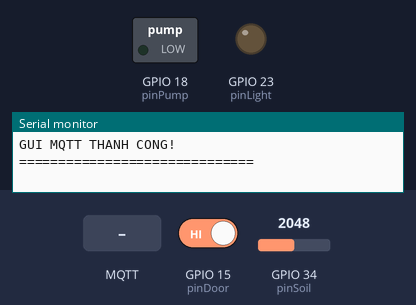
A sketch run on a simulated ESP32. Parts: switched loads named in the sketch (green lamp = pin HIGH), output pins drawn as LEDs (lit = HIGH), the last lines printed to the serial monitor. The test bench sets the inputs (shaded band); at power-on: GPIO 34 (pinSoil) = 2048, GPIO 15 (pinDoor) HIGH (analog values on the 0–4095 scale). WiFi joins after 1.5 s; servers stay silent unless stated; random numbers use the default seed unless the sketch sets one; no MQTT or app messages arrive unless stated.

Above: at 2.7 s.
2.8 s: GPIO 34 (pinSoil) set to 1561
4.3 s: GPIO 34 (pinSoil) set to 1459
At 5.3 s:
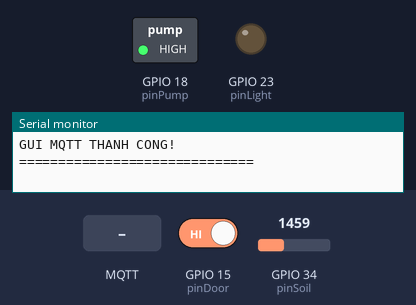
5.8 s: MQTT message "LIGHT_ON" arrives on the first subscribed topic
At 6.1 s:
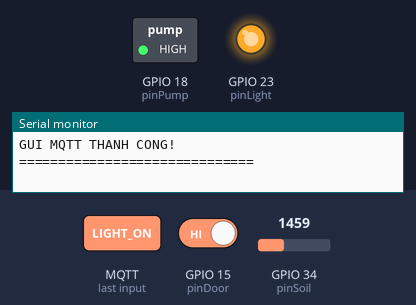
7.3 s: GPIO 34 (pinSoil) set to 2153
8.8 s: GPIO 34 (pinSoil) set to 2249
At 9.5 s:
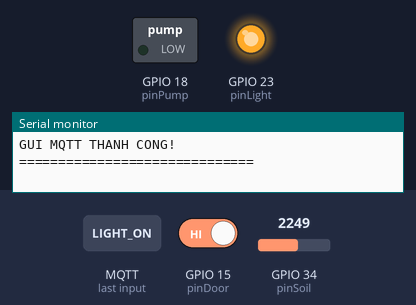
Timing chart, 0 to 11.8 s (numbered marks = the images above; inputs shaded):
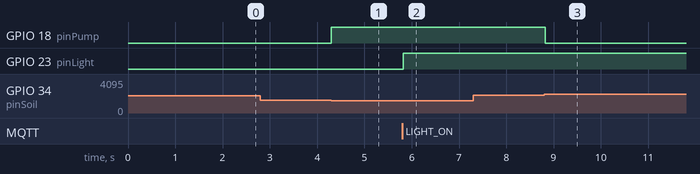

The sketch:

sketch.ino
```cpp
#include <WiFi.h>
#include <WiFiClientSecure.h>
#include <PubSubClient.h>

// =============== WIFI ===============
const char* ssid = "Wokwi-GUEST";
const char* password = "";

// =============== MQTT ===============
const char* mqtt_server = "q283121a.ala.asia-southeast1.emqxsl.com";
const int mqtt_port = 8883;

const char* mqtt_username = "admin";
const char* mqtt_password = "123";

// =============== TOPIC ===============
const char* topic_data = "test/data";
const char* topic_command = "test/command";

// =============== CHÂN ESP32 ===============
const int pinLight = 23;
const int pinDoor = 15;
const int pinSoil = 34;
const int pinPump = 18;

// =============== MQTT CLIENT ===============
WiFiClientSecure espClient;
PubSubClient client(espClient);

// =============== TRẠNG THÁI ===============
bool lightState = false;
bool pumpOn = false;

int lastDoorState = HIGH;

const int SOIL_DRY = 1500;
const int SOIL_WET = 2200;

unsigned long lastPublish = 0;
const unsigned long publishInterval = 2000;

// =============== GỬI DỮ LIỆU ===============
void publishData() {

  if (!client.connected()) {
    Serial.println("MQTT chua ket noi, khong gui duoc!");
    return;
  }

  int soil = analogRead(pinSoil);
  int doorState = digitalRead(pinDoor);

  const char* door = (doorState == LOW) ? "CLOSED" : "OPEN";

  char payload[200];

  snprintf(payload, sizeof(payload),
    "{\"light\":\"%s\",\"door\":\"%s\",\"soil\":%d,\"pump\":\"%s\"}",
    lightState ? "ON" : "OFF",
    door,
    soil,
    pumpOn ? "ON" : "OFF"
  );

  Serial.println("\n========== GUI MQTT ==========");
  Serial.print("Topic: ");
  Serial.println(topic_data);

  Serial.print("Payload: ");
  Serial.println(payload);

  bool result = client.publish(topic_data, payload, true);

  if (result) {
    Serial.println("GUI MQTT THANH CONG!");
  } else {
    Serial.println("GUI MQTT THAT BAI!");
  }

  Serial.println("==============================");
}

// =============== NHẬN LỆNH ===============
void callback(char* topic, byte* payload, unsigned int length) {

  String msg = "";

  for (unsigned int i = 0; i < length; i++) {
    msg += (char)payload[i];
  }

  Serial.println("\n===== NHAN LENH MQTT =====");
  Serial.print("Topic: ");
  Serial.println(topic);
  Serial.print("Lenh: ");
  Serial.println(msg);

  if (String(topic) != topic_command) return;

  if (msg == "LIGHT_ON" || msg == "ON") {
    lightState = true;
    digitalWrite(pinLight, HIGH);
  }
  else if (msg == "LIGHT_OFF" || msg == "OFF") {
    lightState = false;
    digitalWrite(pinLight, LOW);
  }
  else if (msg == "TOGGLE") {
    lightState = !lightState;
    digitalWrite(pinLight, lightState ? HIGH : LOW);
  }
  else if (msg == "PUMP_ON") {
    pumpOn = true;
    digitalWrite(pinPump, HIGH);
  }
  else if (msg == "PUMP_OFF") {
    pumpOn = false;
    digitalWrite(pinPump, LOW);
  }
  else {
    Serial.println("Lenh khong hop le!");
    return;
  }

  publishData();
}

// =============== KẾT NỐI MQTT ===============
void reconnect() {

  while (!client.connected()) {

    Serial.println("Dang ket noi MQTT...");

    String clientId = "ESP32-Home-";
    clientId += String(random(0xffff), HEX);

    if (client.connect(
      clientId.c_str(),
      mqtt_username,
      mqtt_password
    )) {

      Serial.println("MQTT KET NOI THANH CONG!");

      // Đăng ký Topic nhận lệnh
      if (client.subscribe(topic_command)) {
        Serial.println("Subscribe thanh cong!");
      } else {
        Serial.println("Subscribe that bai!");
      }

      // Gửi trạng thái ngay khi kết nối
      publishData();

    } else {

      Serial.print("MQTT loi, rc = ");
      Serial.println(client.state());

      delay(3000);
    }
  }
}

// =============== SETUP ===============
void setup() {

  Serial.begin(115200);

  pinMode(pinLight, OUTPUT);
  pinMode(pinPump, OUTPUT);
  pinMode(pinDoor, INPUT_PULLUP);

  digitalWrite(pinLight, LOW);
  digitalWrite(pinPump, LOW);

  analogReadResolution(12);

  // WiFi
  Serial.println("Dang ket noi WiFi...");

  WiFi.begin(ssid, password);

  while (WiFi.status() != WL_CONNECTED) {
    delay(500);
    Serial.print(".");
  }

  Serial.println("\nWiFi DA KET NOI!");

  Serial.print("IP: ");
  Serial.println(WiFi.localIP());

  // MQTT SSL
  espClient.setInsecure();

  client.setServer(mqtt_server, mqtt_port);
  client.setCallback(callback);
  client.setBufferSize(512);

  // Giữ kết nối MQTT
  client.setKeepAlive(60);

  Serial.println("ESP32 SAN SANG!");
}

// =============== LOOP ===============
void loop() {

  if (!client.connected()) {
    reconnect();
  }

  client.loop();

  // Đọc cảm biến cửa
  int doorState = digitalRead(pinDoor);

  if (doorState != lastDoorState) {

    lastDoorState = doorState;

    Serial.println(
      doorState == LOW ? "CUA DONG" : "CUA MO"
    );

    publishData();
  }

  // Đọc biến trở
  int soil = analogRead(pinSoil);

  // Đất khô: bật bơm
  if (!pumpOn && soil < SOIL_DRY) {

    pumpOn = true;
    digitalWrite(pinPump, HIGH);

    Serial.println("DAT KHO - BAT BOM");

    publishData();
  }

  // Đất đủ ẩm: tắt bơm
  else if (pumpOn && soil > SOIL_WET) {

    pumpOn = false;
    digitalWrite(pinPump, LOW);

    Serial.println("DAT DU AM - TAT BOM");

    publishData();
  }

  // Gửi toàn bộ dữ liệu mỗi 2 giây
  if (millis() - lastPublish >= publishInterval) {

    lastPublish = millis();

    publishData();
  }

  delay(50);
}
```

Measured:
- the behaviour switches between 1500 and 1499 on GPIO 34 (pinSoil) (found by bisection; images 0 and 1)
- the behaviour switches between 2200 and 2201 on GPIO 34 (pinSoil) (found by bisection; images 2 and 3)
- after the input at 4.3 s, GPIO 18 (pinPump): LOW → HIGH at once
- after the input at 5.8 s, GPIO 23 (pinLight): LOW → HIGH at once
- after the input at 8.8 s, GPIO 18 (pinPump): HIGH → LOW at once
